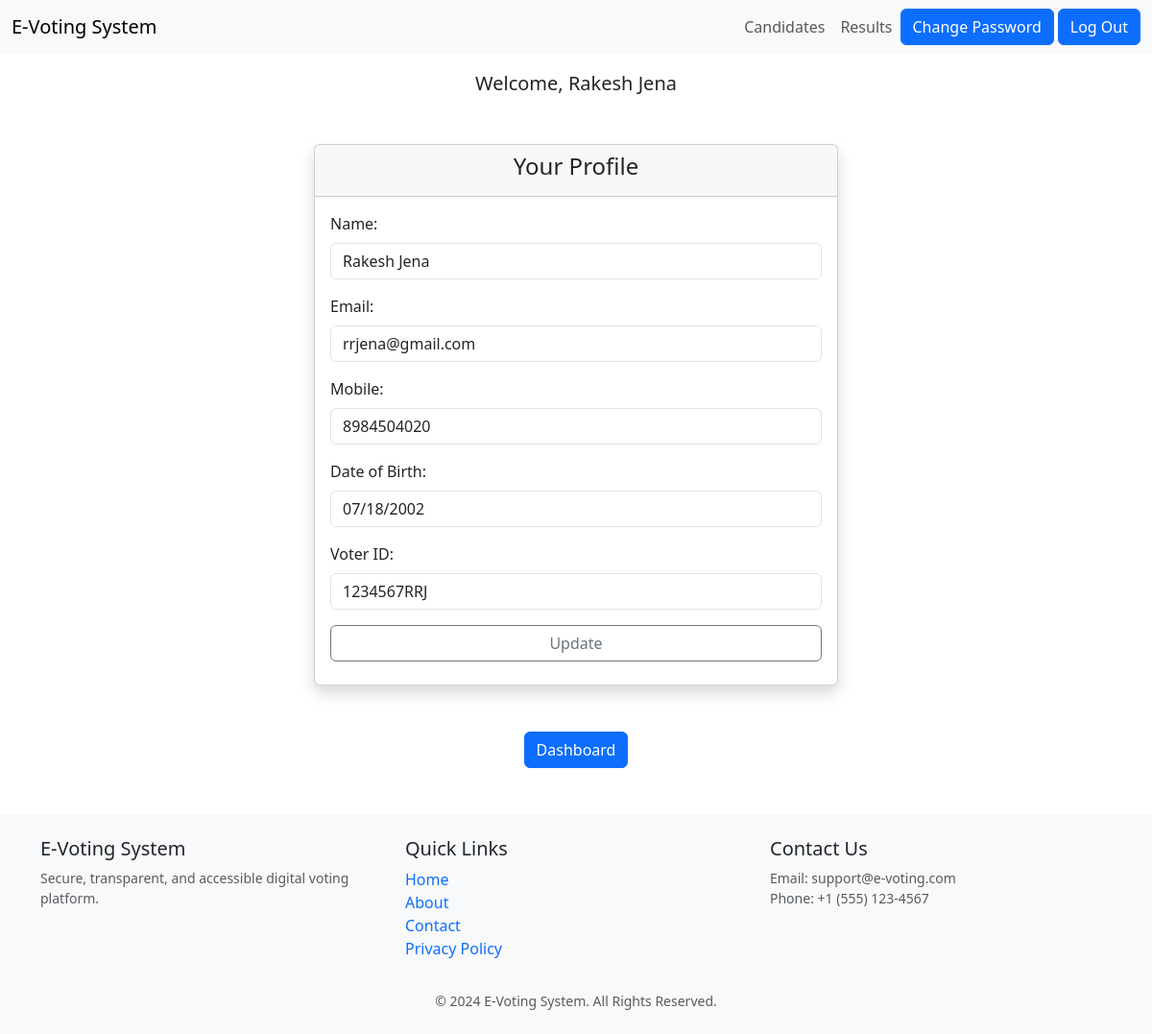
The app's page /candidate_dashboard.php (signed in) with its own data.
### tables this page shows
CREATE TABLE `voter` (
  `name` varchar(255) NOT NULL,
  `date` date NOT NULL,
  `email` varchar(30) NOT NULL,
  `voterID` varchar(30) NOT NULL,
  `mobile` varchar(10) NOT NULL,
  `password` varchar(30) NOT NULL
);

### functions.php (called while the page is built, shortened)
<?php
require_once "dbconnect.php";
function getUser($email){
    global $conn;
    try {
        $qry = "SELECT * FROM voter where email=?";
        $stmt = $conn->prepare($qry);
        $stmt->bind_param("s",$email);
        $stmt->execute();
        $res = $stmt->get_result();
        if($res->num_rows>0){
            return $res;
        }else{
            return $conn->error;
        }
    } catch (Exception $e) {
        $e->getMessage();
    }
}
?>

### candidate_dashboard.php (the view, shortened to what this page needs)
<?php
require_once "navbar.php" ;
?>
<?php
include_once "functions.php";
if (isset($_SESSION['name'])) {
    echo "<div class='container mt-3 fs-5 text-center'>";
    echo "Welcome, " . $_SESSION['name'];
    echo "</div>";
} else {
    header("location:login.php");
    exit;
}
$userData = getUser($_SESSION['email']);
$userData = $userData->fetch_assoc();
?>
<div class="container mt-5">
    <div class="row justify-content-center">
        <div class="col-md-8 col-lg-6">
            <div class="card shadow">
                <div class="card-header text-center">
                    <h4>Your Profile</h4>
                </div>
                <div class="card-body">
                    <?php if ($userData): ?>
                        <form action="" method="POST" id="profileForm">
                            <div class="mb-3">
                                <label for="name" class="form-label">Name:</label>
                                <input type="text" class="form-control" id="name" name="name" value="<?php echo $userData['name']; ?>" readonly>
                            </div>
                            <div class="mb-3">
                                <label for="email" class="form-label">Email:</label>
                                <input type="email" class="form-control" id="email" name="email" value="<?php echo $userData['email']; ?>" readonly>
                            </div>
                            <div class="mb-3">
                                <label for="mobile" class="form-label">Mobile:</label>
                                <input type="text" class="form-control" id="mobile" name="mobile" value="<?php echo $userData['mobile']; ?>" readonly>
                            </div>
                            <div class="mb-3">
                                <label for="dob" class="form-label">Date of Birth:</label>
                                <input type="date" class="form-control" id="dob" name="dob" value="<?php echo $userData['date']; ?>" readonly>
                            </div>
                            <div class="mb-3">
                                <label for="voterid" class="form-label">Voter ID:</label>
                                <input type="text" class="form-control" id="voterid" name="voterid" value="<?php echo $userData['voterID']; ?>" readonly>
                            </div>
                            <button type="button" class="btn btn-outline-secondary w-100 mb-2" id="updateBtn" onclick="enableEditing()">Update</button>
                        </form>
                    <?php else: ?>
                        <p class="text-center">No user data found.</p>
                    <?php endif; ?>
                </div>
            </div>
            <div class="d-flex justify-content-center align-items-center">
                <a href="dashboard.php" class="btn btn-primary mt-5" >Dashboard</a>
            </div>
        </div>
    </div>
</div>
<?php require_once "footer.php"; ?>

### records on screen
voter: name "Rakesh Jena", email "rrjena@gmail.com", mobile "8984504020", dob "07/18/2002", voterid "1234567RRJ"

### other values on screen
$_SESSION['name'] "Rakesh Jena"
